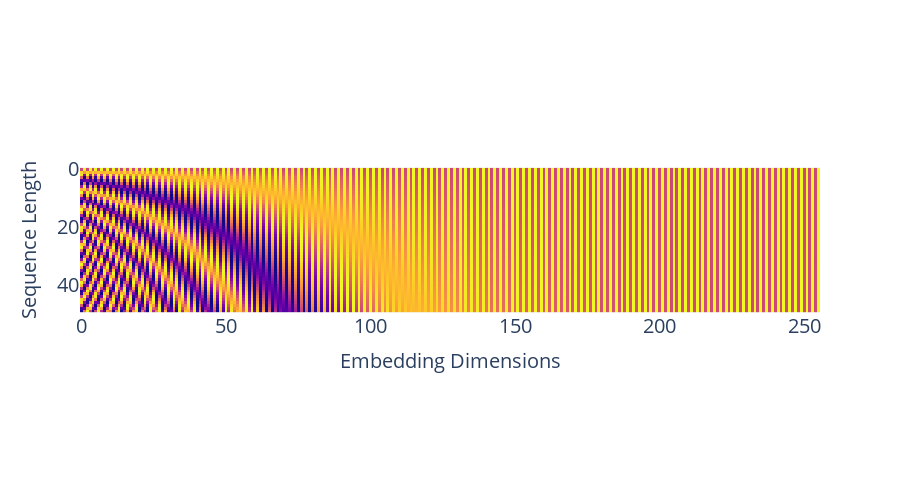

The notebook cell saved with this chart:
### Code cell
# Visualizing a subset of the hidden dimensions across different positions
fig = px.imshow(P_vec, width=900, height=500)
fig = format_plot(fig, xlabel="Embedding Dimensions", ylabel="Sequence Length", font_size=20)
fig.update_coloraxes(showscale=False)
fig.write_image(f"imgs/chapter_13/pos_encoding_heatmap_full.png")
fig.show()

### Figure 1 — Plotly figure (JSON) as saved in the notebook; plotly's stock layout.template omitted (floating-point values rounded to 4 significant figures; data arrays with more than 128 entries replaced by an {"elided": "..."} marker saying what was removed)
{"data": [{"coloraxis": "coloraxis", "hovertemplate": "x: %{x}<br>y: %{y}<br>color: %{z}<extra></extra>", "name": "0", "type": "heatmap", "xaxis": "x", "yaxis": "y", "z": {"elided": "50x256 float values"}}], "layout": {"autosize": false, "coloraxis": {"colorscale": [[0, "#0d0887"], [0.1111, "#46039f"], [0.2222, "#7201a8"], [0.3333, "#9c179e"], [0.4444, "#bd3786"], [0.5556, "#d8576b"], [0.6667, "#ed7953"], [0.7778, "#fb9f3a"], [0.8889, "#fdca26"], [1, "#f0f921"]], "showscale": false}, "height": 500, "legend": {"font": {"size": 20}, "orientation": "h", "title": {}, "x": 1, "xanchor": "right", "y": 1, "yanchor": "bottom"}, "margin": {"t": 60}, "title": {"font": {"size": 20}, "text": "", "x": 0.5, "xanchor": "center", "yanchor": "top"}, "width": 900, "xaxis": {"anchor": "y", "constrain": "domain", "domain": [0, 1], "scaleanchor": "y", "tickfont": {"size": 20}, "title": {"font": {"size": 20}, "text": "Embedding Dimensions"}}, "yaxis": {"anchor": "x", "autorange": "reversed", "constrain": "domain", "domain": [0, 1], "tickfont": {"size": 20}, "title": {"font": {"size": 20}, "text": "Sequence Length"}}}}
